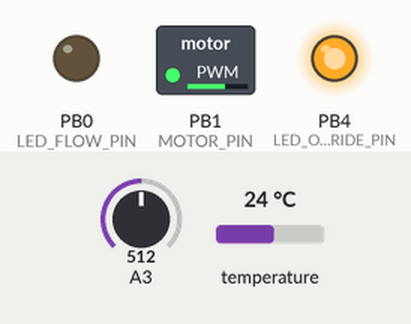
This sketch was run on a simulated ATtiny85, built with avr-gcc and run on an emulated ATtiny85. Parts: switched loads named in the sketch (green lamp = pin HIGH), output pins drawn as LEDs (lit = HIGH). Dashed ring = blinking. Inputs (shaded band) come from the test bench; at power-on: A3 = 512, temperature 24 °C.

Above: at 7.8 s.
7.9 s: A3 set to 30
At 11.7 s:
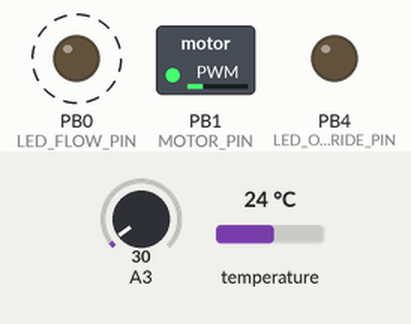
13.7 s: temperature set to 29.1 °C
17.2 s: temperature set to 30.6 °C
At 20.0 s:
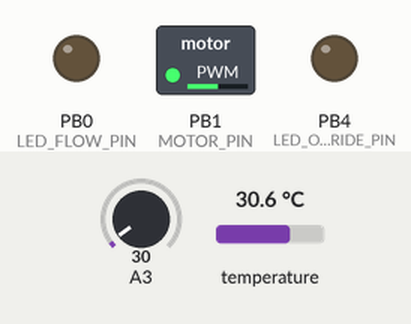
20.7 s: A3 set to 37
At 23.3 s:
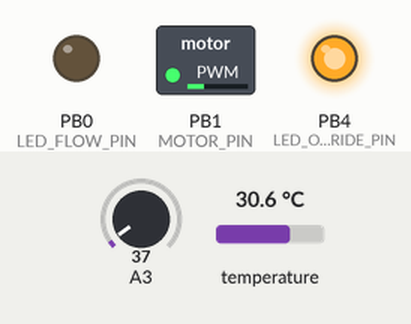
25.6 s: A3 set to 900
At 27.5 s:
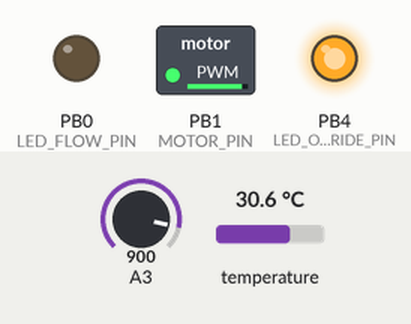
29.1 s: A3 set to 25
At 31.61 s:
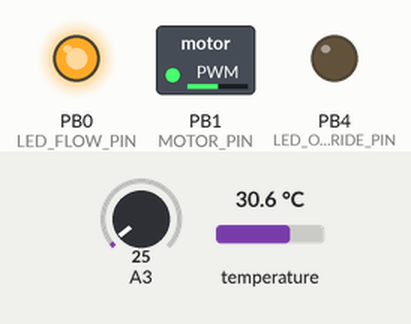
Timing chart, 0 to 34.3 s (numbered marks = the images above; inputs shaded):
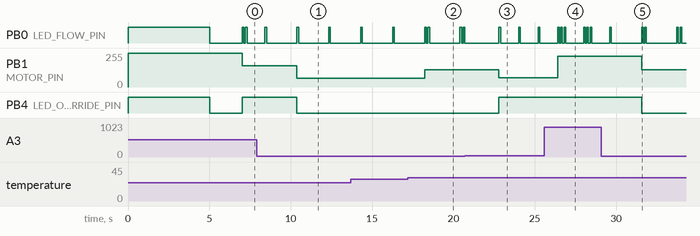

Measured:
- the behaviour switches between 29.9 and 30 °C on temperature (found by bisection; images 1 and 2)
- the behaviour switches between 34 and 35 on A3 (found by bisection; images 2 and 3)
- after the input at 7.9 s, PB1 (MOTOR_PIN): 159/255 → 64/255 after 2.5 s; PB4 (LED_OVERRIDE_PIN): HIGH → LOW after 2.5 s
- after the input at 17.2 s, PB1 (MOTOR_PIN): 64/255 → 128/255 after 1.0 s
- after the input at 20.7 s, PB1 (MOTOR_PIN): 128/255 → 70/255 after 2.1 s; PB4 (LED_OVERRIDE_PIN): LOW → HIGH after 2.1 s
- after the input at 25.6 s, PB1 (MOTOR_PIN): 70/255 → 230/255 after 0.80 s
- after the input at 29.1 s, PB1 (MOTOR_PIN): 230/255 → 128/255 after 2.5 s; PB4 (LED_OVERRIDE_PIN): HIGH → LOW after 2.5 s

The sketch:

attiny85_firmware.ino
```cpp
#include <util/delay.h>
#include <OneWire.h>
#include <DallasTemperature.h>

#define F_CPU 8000000

#define MOTOR_PIN PB1
#define POT_PIN PB3
#define ONE_WIRE_BUS PB2
#define LED_FLOW_PIN PB0
#define LED_OVERRIDE_PIN PB4

#define STARTUP 0
#define AUTO_TEMP 1
#define MANUAL 2

#define DUTY_CYCLE_25 10
#define DUTY_CYCLE_50 20
#define DUTY_CYCLE_75 30
#define DUTY_CYCLE_100 40

#define STARTUP_DURATION_SECONDS 5

int state;
int duty_cycle;

OneWire oneWire(ONE_WIRE_BUS);
DallasTemperature sensors(&oneWire);


bool pot_changed()
{
  bool result;

  int pot_value = analogRead(POT_PIN);
  int duty_cycle = map(pot_value, 0, 1023, DUTY_CYCLE_25, DUTY_CYCLE_100);

  if(duty_cycle > DUTY_CYCLE_25)
  {
    result = true;
  }
  else
  {
    result = false;
  }

  return result;
}


void startup()
{
  OCR0B = DUTY_CYCLE_100;

  digitalWrite(LED_FLOW_PIN, HIGH);
  digitalWrite(LED_OVERRIDE_PIN, HIGH);

  _delay_ms(STARTUP_DURATION_SECONDS * 1000);

  digitalWrite(LED_FLOW_PIN, LOW);
  digitalWrite(LED_OVERRIDE_PIN, LOW);

  state = AUTO_TEMP;
}


void auto_temp()
{
  if(pot_changed())
  {
    state = MANUAL;
    return;
  }

  int temp;

  if(sensors.getDS18Count() != 0)
  {
    sensors.requestTemperatures();
    temp = sensors.getTempCByIndex(0);
  }

  if(temp < 0)   // temp sensor problem
  {
    duty_cycle = DUTY_CYCLE_100;
  }
  else if(temp < 30)
  {
    duty_cycle = DUTY_CYCLE_25;
  }
  else if(temp < 35)
  {
    duty_cycle = DUTY_CYCLE_50;
  }
  else if(temp < 40)
  {
    duty_cycle = DUTY_CYCLE_75;
  }
  else
  {
    duty_cycle = DUTY_CYCLE_100;
  }

  OCR0B = duty_cycle;

  digitalWrite(LED_OVERRIDE_PIN, LOW);
}


void manual()
{
  int pot_value;

  pot_value = analogRead(POT_PIN);

  duty_cycle = map(pot_value, 0, 1023, DUTY_CYCLE_25, DUTY_CYCLE_100);

  if(duty_cycle == DUTY_CYCLE_25)
  {
    state = AUTO_TEMP;
    return;
  }

  OCR0B = duty_cycle;

  digitalWrite(LED_OVERRIDE_PIN, HIGH);
}


void indicate_duty_cycle()
{
  while(duty_cycle >= DUTY_CYCLE_25)
  {
    digitalWrite(LED_FLOW_PIN, HIGH);
    _delay_ms(100);
    digitalWrite(LED_FLOW_PIN, LOW);
    _delay_ms(100);

    duty_cycle = duty_cycle - DUTY_CYCLE_25;
  }

  _delay_ms(1000);
}


void setup_pwm()
{
  // CPU_FREQ / PRESCALE / (X + 1) = 25Khz
  // 8Mhz / 8 / (40 + 1) = 25Khz

  // Fast PWM Mode, Prescaler = /8
  // PWM on Pin 1(PB1)
  TCCR0A = _BV(COM0B1) | _BV(WGM01) | _BV(WGM00);
  TCCR0B = _BV(WGM02) | _BV(CS01);

  OCR0A = DUTY_CYCLE_100;
  OCR0B = 0;
}


void setup_temp()
{
  sensors.begin();

  if(sensors.getDS18Count() != 0)
  {
    sensors.setResolution(12);
  }
}


void setup()
{
  pinMode(POT_PIN, INPUT);
  pinMode(MOTOR_PIN, OUTPUT);

  pinMode(LED_FLOW_PIN, OUTPUT);
  pinMode(LED_OVERRIDE_PIN, OUTPUT);

  setup_pwm();

  setup_temp();

  state = STARTUP;
}


void loop()
{
  switch(state)
  {
    case STARTUP:
      startup();
      break;

    case AUTO_TEMP:
      auto_temp();
      break;

    case MANUAL:
      manual();
      break;
  }

  indicate_duty_cycle();
}
```
